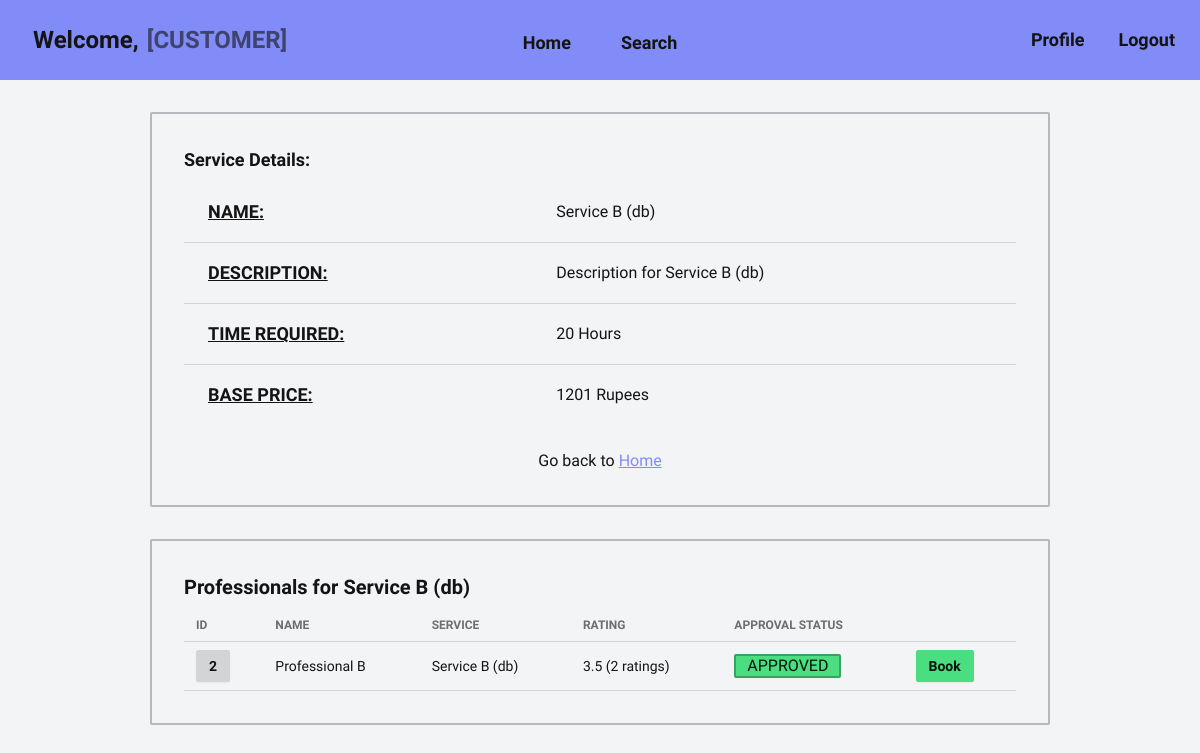
Page /customer/2/service/2 on the earlier database version.
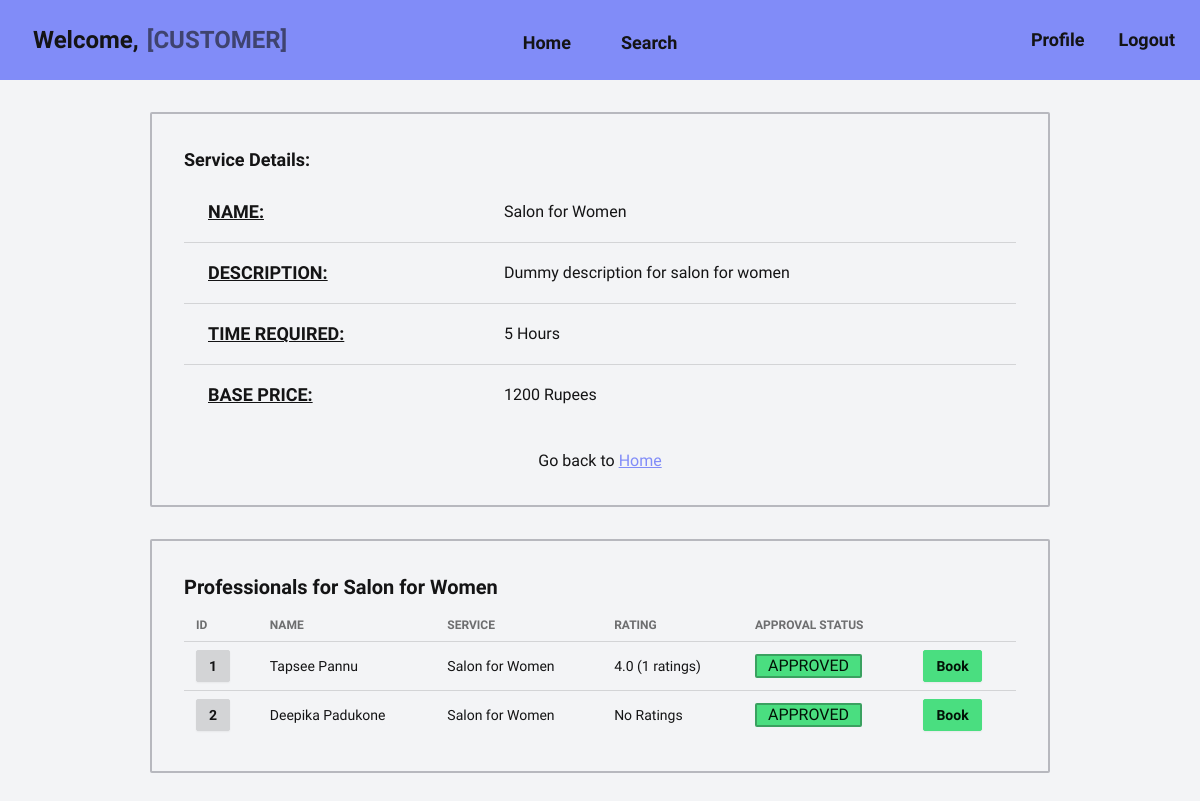
Same page on the later database version.
### models.py (models this page shows, shortened)
class Service(db.Model):
    __tablename__ = 'service'
    id: Mapped[int] = mapped_column(
        Integer, primary_key=True, autoincrement="auto")
    name: Mapped[str] = mapped_column(String(200))
    price: Mapped[int] = mapped_column(Integer)
    timereq: Mapped[Optional[int]] = mapped_column(Integer)  # in hours
    description: Mapped[str] = mapped_column(Text)
    professionals: Mapped[List["Professional"]
                          ] = relationship(back_populates="service")
    created: Mapped[Optional[datetime]] = mapped_column(
        DateTime, server_default=func.now())
    updated: Mapped[Optional[datetime]] = mapped_column(
        DateTime, default=func.now(), onupdate=func.now())

class Professional(db.Model):
    __tablename__ = 'professional'
    id: Mapped[int] = mapped_column(
        Integer, primary_key=True, autoincrement="auto")
    user_id: Mapped[int] = mapped_column(ForeignKey("user.id"))
    user: Mapped["User"] = relationship(cascade="all,delete")
    contact: Mapped[str] = mapped_column(String(10), unique=True)
    address: Mapped[str] = mapped_column(Text)
    pincode: Mapped[str] = mapped_column(String(6))
    experience: Mapped[int] = mapped_column(Integer)
    description: Mapped[str] = mapped_column(Text)
    approval: Mapped[Optional[str]] = mapped_column(String, default="PENDING")
    service_id: Mapped[int] = mapped_column(ForeignKey("service.id"))
    service: Mapped["Service"] = relationship(back_populates="professionals")
    created: Mapped[Optional[datetime]] = mapped_column(
        DateTime, server_default=func.now())
    updated: Mapped[Optional[datetime]] = mapped_column(
        DateTime, default=func.now(), onupdate=func.now())
    def get_avg_rating(self):
        sql = select(func.avg(ServiceRequest.rating), func.count()).where(
            ServiceRequest.service_id == self.service_id,
            ServiceRequest.professional_id == self.id,
            ServiceRequest.status == "CLOSED"
        ).group_by(ServiceRequest.service_id)
        result = db.session.execute(sql).first()
        if not result:
            return "No Ratings"
        avg, count = result
        return f"{round(avg, 2)} ({count} ratings)"
    def get_avg_float(self):
        sql = select(func.avg(ServiceRequest.rating)).where(
            ServiceRequest.service_id == self.service_id,
            ServiceRequest.professional_id == self.id,
            ServiceRequest.status == "CLOSED"
        ).group_by(ServiceRequest.service_id)
        result = db.session.execute(sql).first()
        print(result)
        if not result:
            return 0
        return result[0]

class User(db.Model, UserMixin):
    __tablename__ = 'user'
    id: Mapped[int] = mapped_column(
        Integer, primary_key=True, autoincrement="auto")
    fullname: Mapped[str] = mapped_column(String(200))
    username: Mapped[str] = mapped_column(String(30), unique=True)
    email: Mapped[str] = mapped_column(String(200), unique=True)
    password: Mapped[str] = mapped_column(String(40))
    role: Mapped[str] = mapped_column(String(200))

### views.py (the view)
@app.route("/customer/<cust_id>/service/<service_id>")
def customer_service_details(cust_id, service_id):
    service = get_with_id(Service, service_id)
    customer = get_with_id(Customer, cust_id)
    if not (service and customer):
        return redirect(url_for("not_found"))
    profs = service.professionals
    def prof_sort(prof):
        return prof.get_avg_float()
    profs.sort(key=prof_sort, reverse=True)
    return render_template(
        "customer/service/details.html",
        service=service,
        customer=customer,
        professionals=profs,
    )

### models.py (called while the page is built)
def get_with_id(model, pkid):
    sql = select(model).where(model.id == pkid)
    result = db.session.scalars(sql).first()
    return result

### templates/customer/service/details.html (shortened to what this page needs)
{% extends "base/customer/loggedin.html" %}
{% block content %}
<section class="card rounded-sm w-3/4 border-2 border-primary-content/25">
    <span class="card-body">
        {% if service %}
        <h2 class="card-title text-lg">Service Details:</h2>
        <table class="table table-lg">
            <tbody>
                <tr>
                    <td class="text-lg font-bold underline">NAME:</td>
                    <td>{{ service.name }}</td>
                </tr>
                <tr>
                    <td class="text-lg font-bold underline">DESCRIPTION:</td>
                    <td>{{ service.description }}</td>
                </tr>
                <tr>
                    <td class="text-lg font-bold underline">TIME REQUIRED:</td>
                    <td>{{ service.timereq }} Hours</td>
                </tr>
                <tr>
                    <td class="text-lg font-bold underline">BASE PRICE:</td>
                    <td>{{ service.price }} Rupees</td>
                </tr>
            </tbody>
        </table>
        {% else %}
        <p class="text-center text-lg font-bold">Requested service not found</p>
        {% endif %}
        <p class="text-center mt-4">
            Go back to <a href="{{ url_for('customer_home', user_id=current_user.id) }}" class="link link-primary">Home</a>
        </p>
</section>
{% include "customer/service/packages.html" %}
{% endblock %}

### templates/base/customer/loggedin.html (shortened to what this page needs)
<!DOCTYPE html>
<html lang="en">
  <head>
    <link rel="stylesheet" href="{{ url_for('static', filename='styles/main.css') }}">
  </head>
  <body>
    <div class="font-fira">
      <nav class="navbar bg-primary">
        <div class="navbar-start">
          <a href="#" class="btn btn-lg btn-ghost text-2xl">
            Welcome, {{ current_user.fullname }} <span class="opacity-60">[CUSTOMER]</span>
          </a>
        </div>
        <div class="navbar-center">
          <ul class="menu menu-lg menu-horizontal">
            <li><a href="{{ url_for('customer_home', user_id=current_user.id) }}" class="btn btn-ghost">Home</a></li>
            <li><a href="{{ url_for('customer_search', cust_id=customer.id) }}" class="btn btn-ghost">Search</a></li>
          </ul>
        </div>
        <div class="navbar-end">
          <a href="{{ url_for('customer_profile', cust_id=customer.id) }}" class="btn btn-ghost text-lg"> Profile </a>
          <a href="{{ url_for('logout') }}" class="btn btn-ghost text-lg"> Logout </a>
        </div>
      </nav>
      <div class="flex flex-col mt-8 mb-24 gap-8 items-center justify-center">
        {% block content %}{% endblock %}
      </div>
    </div>
  </body>
</html>

### templates/customer/service/packages.html
<section class="card rounded-sm w-3/4 border-2 border-primary-content/25">
  <div class="card-body">
    <h2 class="text-xl font-semibold">Professionals for {{service.name}}</h2>
    <table class="table table-sm">
      <thead>
        <tr>
          <th>ID</th>
          <th>NAME</th>
          <th>SERVICE</th>
          <th>RATING</th>
          <th>APPROVAL STATUS</th>
        </tr>
      </thead>
      <tbody>
        {% for prof in professionals %}
        <tr>
          <td>
            <a href="{{ url_for('customer_prof_details', cust_id=customer.id, prof_id=prof.id) }}">
              <button class="btn btn-sm">{{ prof.id }}</button>
            </a>
          </td>
          <td>{{ prof.user.fullname }}</td>
          <td>{{ prof.service.name }}</td>
          <td>{{ prof.get_avg_rating() }}</td>
          <td>
            {% if prof.approval == "PENDING" %}
            <span class="badge badge-lg border-dashed">{{ prof.approval }}</span>
            {% elif prof.approval == "REJECTED" %}
            <span class="badge badge-lg badge-error">{{ prof.approval }}</span>
            {% else %}
            <span class="badge badge-lg badge-success">{{ prof.approval }}</span>
            {% endif %}
          </td>
          <td>
            <span>
              <a
                href="{{ url_for('customer_service_book', cust_id=customer.id, service_id=service.id, prof_id=prof.id) }}">
                <button class="btn btn-sm btn-success">Book</button>
              </a>
            </span>
          </td>
        </tr>
        {% else %}
        <tr>
          <td colspan="7" class="text-center font-bold text-error-content text-lg">No Professionals Found</td>
        </tr>
        {% endfor %}
      </tbody>
    </table>
  </div>
</section>

Differences in the rows shown:
changed Service: name "Service B (db)" → "Salon for Women"; description "Description for Service B (db)" → "Dummy description for salon for women"; timereq "20" → "5"; price "1201" → "1200"
now on this page (row edited): Professional: id "1", user.fullname "Tapsee Pannu", service.name "Salon for Women", get_avg_rating "4.0 (1 ratings)", approval "APPROVED"
changed Professional id 2: user.fullname "Professional B" → "Deepika Padukone"; service.name "Service B (db)" → "Salon for Women"; get_avg_rating "3.5 (2 ratings)" → "No Ratings"
